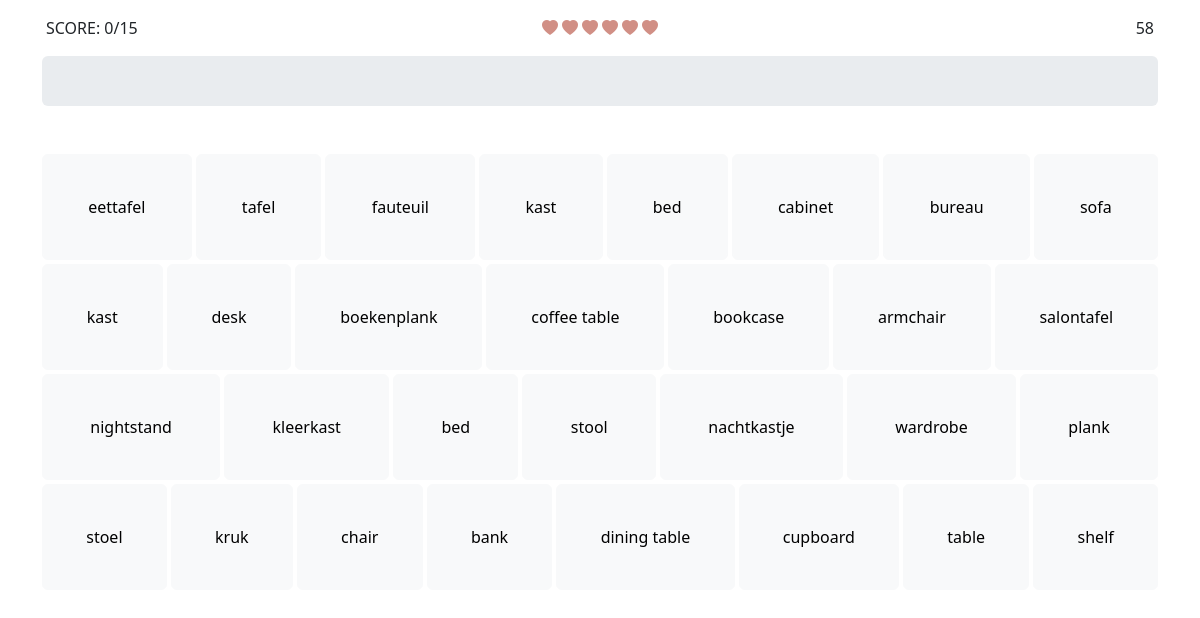
Page /game?library=furniture on the committed database.
### tables this page shows
CREATE TABLE words (
       id INTEGER PRIMARY KEY AUTOINCREMENT,
       english TEXT,
       dutch TEXT,
       library TEXT
       );

### project.py (the view)
@app.route("/game")
def game():
    library = request.args.get('library', 'animals')
    if request.method == "GET":
        words = db.execute("SELECT * FROM words WHERE library = ?;",library)
        words_reshuffled = reshape_and_reshuffle(words)
        wordsamount = len(words)
        return render_template("game.html",words_reshuffled=words_reshuffled ,wordsamount=wordsamount)

### project.py (called while the page is built)
def reshape_and_reshuffle(query_result):
    reshuffled_data = []
    for item in query_result:
        reshuffled_data.append({"id": item["id"], "lang": item["english"]})
        reshuffled_data.append({"id": item["id"], "lang": item["dutch"]})
    random.shuffle(reshuffled_data)
    return reshuffled_data

### templates/game.html (shortened to what this page needs)
{% extends "layout.html" %}
{% block header %}
    <div class="row gx-0">
        <div class="col p-3 d-flex justify-content-start" id='score'>SCORE</div>
        <div class="col p-3 d-flex justify-content-center gap-1">
            <i class="bi bi-heart-fill" id="hp5"></i>
            <i class="bi bi-heart-fill" id="hp4"></i>
            <i class="bi bi-heart-fill" id="hp3"></i>
            <i class="bi bi-heart-fill" id="hp2"></i>
            <i class="bi bi-heart-fill" id="hp1"></i>
            <i class="bi bi-heart-fill" id="hp0"></i>
        </div>
        <div class="col p-3 d-flex justify-content-end" id="timer"></div>
    </div>
    <div class="row mb-5 p-0 m-0">
        <div class="col">
            <div class="progress" role="progressbar" aria-valuemin="0" aria-valuemax="100">
            </div>
        </div>
    </div>
{% endblock %}
{% block main %}
    <div class="col d-flex gap-1 flex-wrap justify-content-center align-items-center" id="buttons">
        {% for word in words_reshuffled %}
            <button type="button" class="btn btn-light flex-grow-1" onclick="addToQueue(this)" id="{{ word.id }}">{{ word.lang }}</button>
        {% endfor %}
    </div>
{% endblock %}

### static/styles.css (style rules this page uses)
.btn { padding: 40px; }
.progress { height: 50px; --bs-progress-bar-bg: #9CD185; }
.bi { color: #D18F85; }

### rows in the picture
words: lang "eettafel", lang "dining table"
words: lang "tafel", lang "table"
words: lang "fauteuil", lang "armchair"
words: lang "kast", lang "cabinet"
words: lang "bed"
words: lang "bureau", lang "desk"
words: lang "sofa", lang "bank"
words: lang "kast", lang "cupboard"
words: lang "boekenplank", lang "bookcase"
words: lang "coffee table", lang "salontafel"
words: lang "nightstand", lang "nachtkastje"
words: lang "kleerkast", lang "wardrobe"
words: lang "stool", lang "kruk"
words: lang "plank", lang "shelf"
words: lang "stoel", lang "chair"
